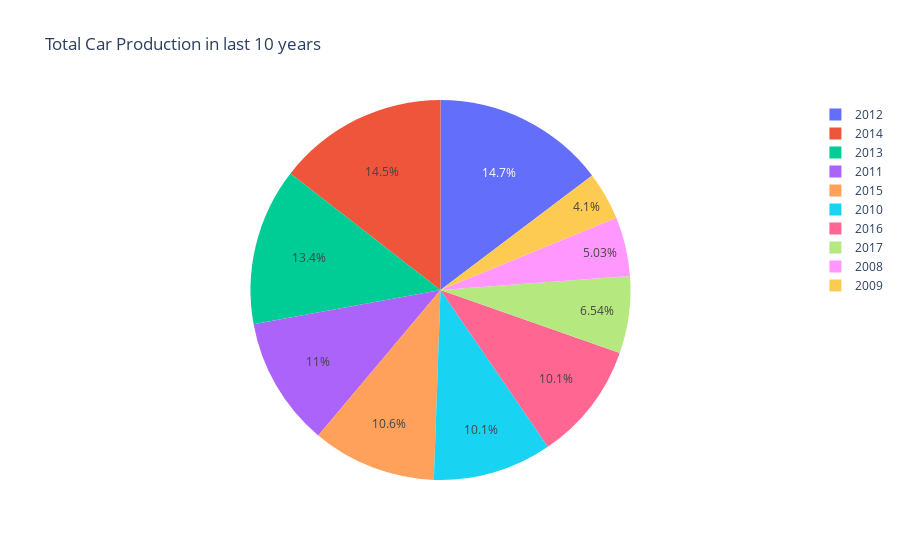

Source (notebook cell):
### Code cell
#number of car production in each year

top_10_models = pd.DataFrame(data["Prod. year"].value_counts().head(10))
ex.pie(top_10_models,names=top_10_models.index,values="Prod. year",title="Total Car Production in last 10 years")

### Figure 1 — Plotly figure (JSON) as saved in the notebook; plotly's stock layout.template omitted (floating-point values rounded to 4 significant figures)
{"data": [{"domain": {"x": [0, 1], "y": [0, 1]}, "hovertemplate": "index=%{label}<br>Prod. year=%{value}<extra></extra>", "labels": [2012, 2014, 2013, 2011, 2015, 2010, 2016, 2017, 2008, 2009], "legendgroup": "", "name": "", "showlegend": true, "type": "pie", "values": [2155, 2124, 1963, 1612, 1549, 1483, 1476, 959, 737, 601]}], "layout": {"legend": {"tracegroupgap": 0}, "title": {"text": "Total Car Production in last 10 years"}}}
